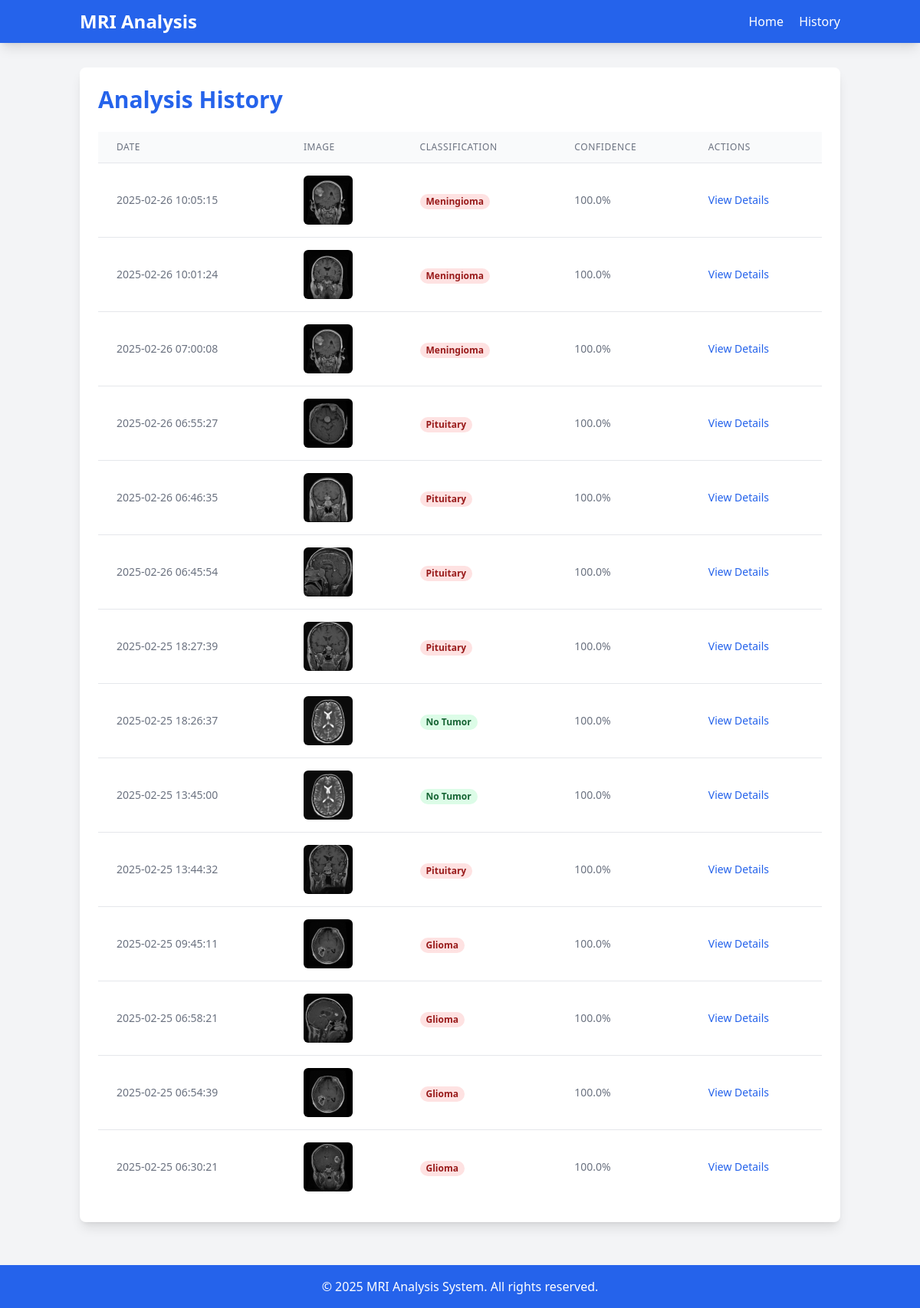
The app's page /history with its own data.
### tables this page shows
CREATE TABLE analyses (
        id INTEGER PRIMARY KEY AUTOINCREMENT,
        filename TEXT NOT NULL,
        original_path TEXT NOT NULL,
        result_path TEXT NOT NULL,
        classification TEXT NOT NULL,
        confidence REAL NOT NULL,
        summary TEXT,
        created_at TIMESTAMP DEFAULT CURRENT_TIMESTAMP
    );

### app.py (the view)
@app.route('/history')
def history():
    conn = sqlite3.connect('brain_mri.db')
    conn.row_factory = sqlite3.Row
    cursor = conn.cursor()
    cursor.execute('SELECT * FROM analyses ORDER BY created_at DESC LIMIT 20')
    analyses = cursor.fetchall()
    conn.close()
    return render_template('history.html', analyses=analyses)

### templates/history.html (shortened to what this page needs)
{% extends "base.html" %}
{% block content %}
<div class="max-w-6xl mx-auto">
    <div class="bg-white rounded-lg shadow-lg p-6 mb-6">
        <h1 class="text-3xl font-bold text-blue-600 mb-6">Analysis History</h1>
        {% if analyses %}
            <div class="overflow-x-auto">
                <table class="min-w-full divide-y divide-gray-200">
                    <thead class="bg-gray-50">
                        <tr>
                            <th scope="col" class="px-6 py-3 text-left text-xs font-medium text-gray-500 uppercase tracking-wider">Date</th>
                            <th scope="col" class="px-6 py-3 text-left text-xs font-medium text-gray-500 uppercase tracking-wider">Image</th>
                            <th scope="col" class="px-6 py-3 text-left text-xs font-medium text-gray-500 uppercase tracking-wider">Classification</th>
                            <th scope="col" class="px-6 py-3 text-left text-xs font-medium text-gray-500 uppercase tracking-wider">Confidence</th>
                            <th scope="col" class="px-6 py-3 text-left text-xs font-medium text-gray-500 uppercase tracking-wider">Actions</th>
                        </tr>
                    </thead>
                    <tbody class="bg-white divide-y divide-gray-200">
                        {% for item in analyses %}
                            <tr>
                                <td class="px-6 py-4 whitespace-nowrap text-sm text-gray-500">
                                    {{ item.created_at }}
                                </td>
                                <td class="px-6 py-4 whitespace-nowrap">
                                    <div class="flex items-center">
                                        <div class="h-16 w-16 flex-shrink-0">
                                            <img class="h-16 w-16 object-cover rounded-md" src="{{ '/' + item.original_path }}" alt="MRI scan">
                                        </div>
                                    </div>
                                </td>
                                <td class="px-6 py-4 whitespace-nowrap">
                                    <span class="px-2 inline-flex text-xs leading-5 font-semibold rounded-full
                                        {% if item.classification == 'no_tumor' %}
                                            bg-green-100 text-green-800
                                        {% else %}
                                            bg-red-100 text-red-800
                                        {% endif %}">
                                        {{ item.classification.replace('_', ' ').title() }}
                                    </span>
                                </td>
                                <td class="px-6 py-4 whitespace-nowrap text-sm text-gray-500">
                                    {{ (item.confidence * 100) | round(1) }}%
                                </td>
                                <td class="px-6 py-4 whitespace-nowrap text-sm font-medium">
                                    <a href="{{ url_for('result', analysis_id=item.id) }}" class="text-blue-600 hover:text-blue-900">View Details</a>
                                </td>
                            </tr>
                        {% endfor %}
                    </tbody>
                </table>
            </div>
        {% endif %}
    </div>
</div>
{% endblock %}

### templates/base.html (shortened to what this page needs)
<!DOCTYPE html>
<html lang="en">
<head>
    <script src="https://cdn.tailwindcss.com"></script>
</head>
<body class="bg-gray-100 min-h-screen">
    <nav class="bg-blue-600 text-white shadow-lg">
        <div class="container mx-auto px-4 py-3 flex justify-between items-center">
            <a href="/" class="text-2xl font-bold">MRI Analysis</a>
            <div class="space-x-4">
                <a href="/" class="hover:text-blue-200">Home</a>
                <a href="/history" class="hover:text-blue-200">History</a>
            </div>
        </div>
    </nav>
    <main class="container mx-auto px-4 py-8">
        {% block content %}{% endblock %}
    </main>
    <footer class="bg-blue-600 text-white py-4 mt-auto">
        <div class="container mx-auto px-4 text-center">
            <p>© 2025 MRI Analysis System. All rights reserved.</p>
        </div>
    </footer>
</body>
</html>

### records on screen
analyses: created_at "2025-02-26 10:05:15", original_path (picture), classification.replace "Meningioma", (item.confidence*100)|round(1) "100.0"
analyses: created_at "2025-02-26 10:01:24", original_path (picture), classification.replace "Meningioma", (item.confidence*100)|round(1) "100.0"
analyses: created_at "2025-02-26 07:00:08", original_path (picture), classification.replace "Meningioma", (item.confidence*100)|round(1) "100.0"
analyses: created_at "2025-02-26 06:55:27", original_path (picture), classification.replace "Pituitary", (item.confidence*100)|round(1) "100.0"
analyses: created_at "2025-02-26 06:46:35", original_path (picture), classification.replace "Pituitary", (item.confidence*100)|round(1) "100.0"
analyses: created_at "2025-02-26 06:45:54", original_path (picture), classification.replace "Pituitary", (item.confidence*100)|round(1) "100.0"
analyses: created_at "2025-02-25 18:27:39", original_path (picture), classification.replace "Pituitary", (item.confidence*100)|round(1) "100.0"
analyses: created_at "2025-02-25 18:26:37", original_path (picture), classification.replace "No Tumor", (item.confidence*100)|round(1) "100.0"
analyses: created_at "2025-02-25 13:45:00", original_path (picture), classification.replace "No Tumor", (item.confidence*100)|round(1) "100.0"
analyses: created_at "2025-02-25 13:44:32", original_path (picture), classification.replace "Pituitary", (item.confidence*100)|round(1) "100.0"
analyses: created_at "2025-02-25 09:45:11", original_path (picture), classification.replace "Glioma", (item.confidence*100)|round(1) "100.0"
analyses: created_at "2025-02-25 06:58:21", original_path (picture), classification.replace "Glioma", (item.confidence*100)|round(1) "100.0"
analyses: created_at "2025-02-25 06:54:39", original_path (picture), classification.replace "Glioma", (item.confidence*100)|round(1) "100.0"
analyses: created_at "2025-02-25 06:30:21", original_path (picture), classification.replace "Glioma", (item.confidence*100)|round(1) "100.0"
